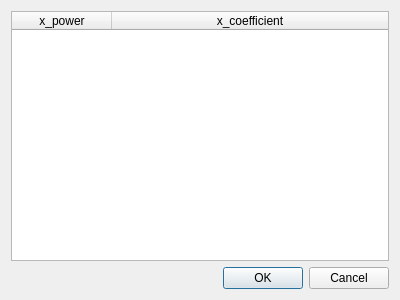
<?xml version="1.0" encoding="UTF-8"?>
<ui version="4.0">
 <class>LoadCsvDataDialog</class>
 <widget class="QDialog" name="LoadCsvDataDialog">
  <property name="geometry">
   <rect>
    <x>0</x>
    <y>0</y>
    <width>400</width>
    <height>300</height>
   </rect>
  </property>
  <property name="sizePolicy">
   <sizepolicy hsizetype="Preferred" vsizetype="Preferred">
    <horstretch>0</horstretch>
    <verstretch>0</verstretch>
   </sizepolicy>
  </property>
  <property name="windowTitle">
   <string>Dialog</string>
  </property>
  <layout class="QHBoxLayout" name="horizontalLayout">
   <item>
    <layout class="QVBoxLayout" name="verticalLayout">
     <item>
      <widget class="QTableWidget" name="tableWidget">
       <property name="sizePolicy">
        <sizepolicy hsizetype="Expanding" vsizetype="Expanding">
         <horstretch>1</horstretch>
         <verstretch>1</verstretch>
        </sizepolicy>
       </property>
       <property name="columnCount">
        <number>2</number>
       </property>
       <attribute name="horizontalHeaderShowSortIndicator" stdset="0">
        <bool>false</bool>
       </attribute>
       <attribute name="horizontalHeaderStretchLastSection">
        <bool>true</bool>
       </attribute>
       <column>
        <property name="text">
         <string>x_power</string>
        </property>
       </column>
       <column>
        <property name="text">
         <string>x_coefficient</string>
        </property>
       </column>
      </widget>
     </item>
     <item>
      <widget class="QDialogButtonBox" name="buttonBox">
       <property name="orientation">
        <enum>Qt::Horizontal</enum>
       </property>
       <property name="standardButtons">
        <set>QDialogButtonBox::Cancel|QDialogButtonBox::Ok</set>
       </property>
      </widget>
     </item>
    </layout>
   </item>
  </layout>
 </widget>
 <resources/>
 <connections>
  <connection>
   <sender>buttonBox</sender>
   <signal>accepted()</signal>
   <receiver>LoadCsvDataDialog</receiver>
   <slot>accept()</slot>
   <hints>
    <hint type="sourcelabel">
     <x>248</x>
     <y>254</y>
    </hint>
    <hint type="destinationlabel">
     <x>157</x>
     <y>274</y>
    </hint>
   </hints>
  </connection>
  <connection>
   <sender>buttonBox</sender>
   <signal>rejected()</signal>
   <receiver>LoadCsvDataDialog</receiver>
   <slot>reject()</slot>
   <hints>
    <hint type="sourcelabel">
     <x>316</x>
     <y>260</y>
    </hint>
    <hint type="destinationlabel">
     <x>286</x>
     <y>274</y>
    </hint>
   </hints>
  </connection>
 </connections>
</ui>
